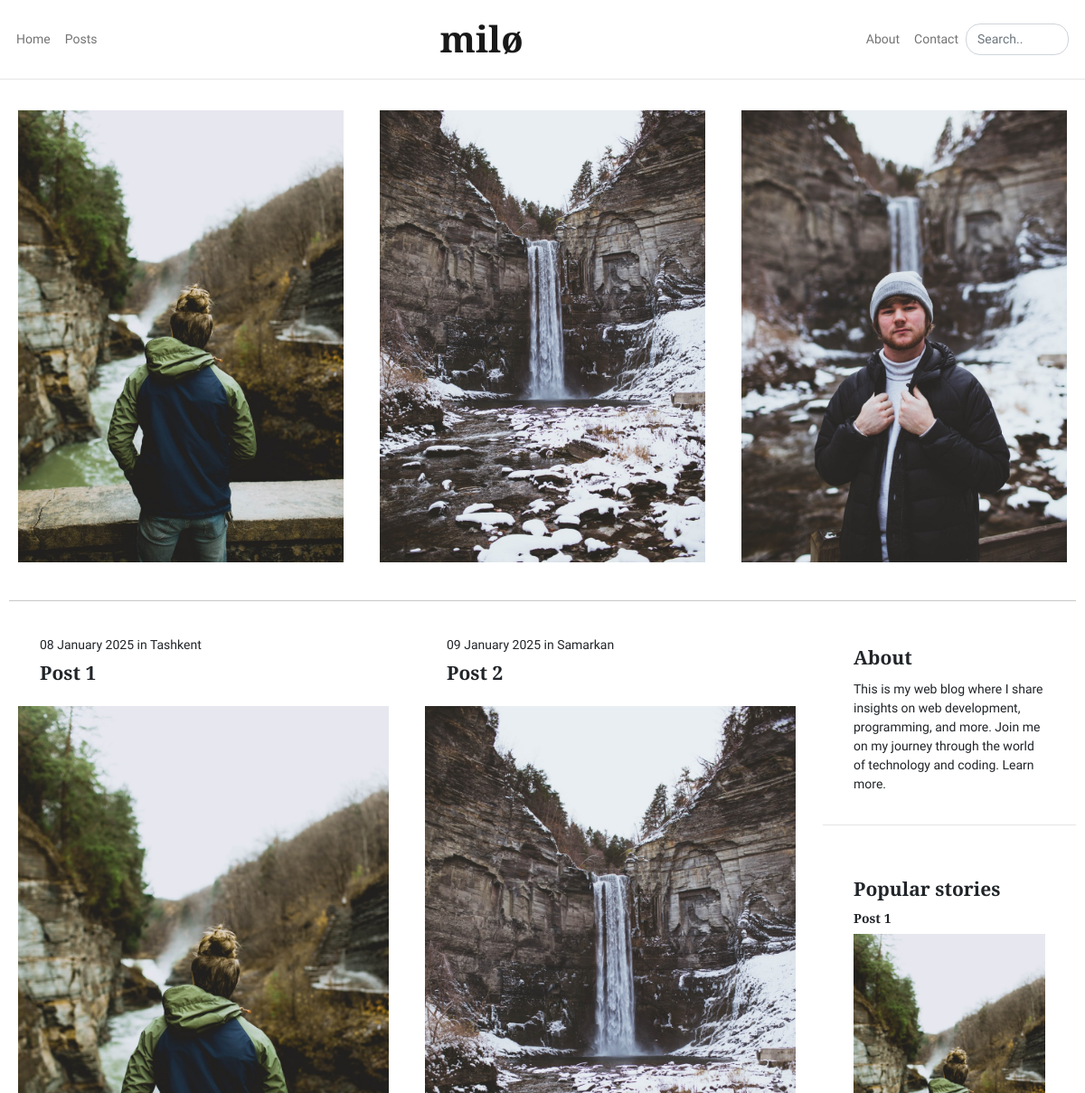
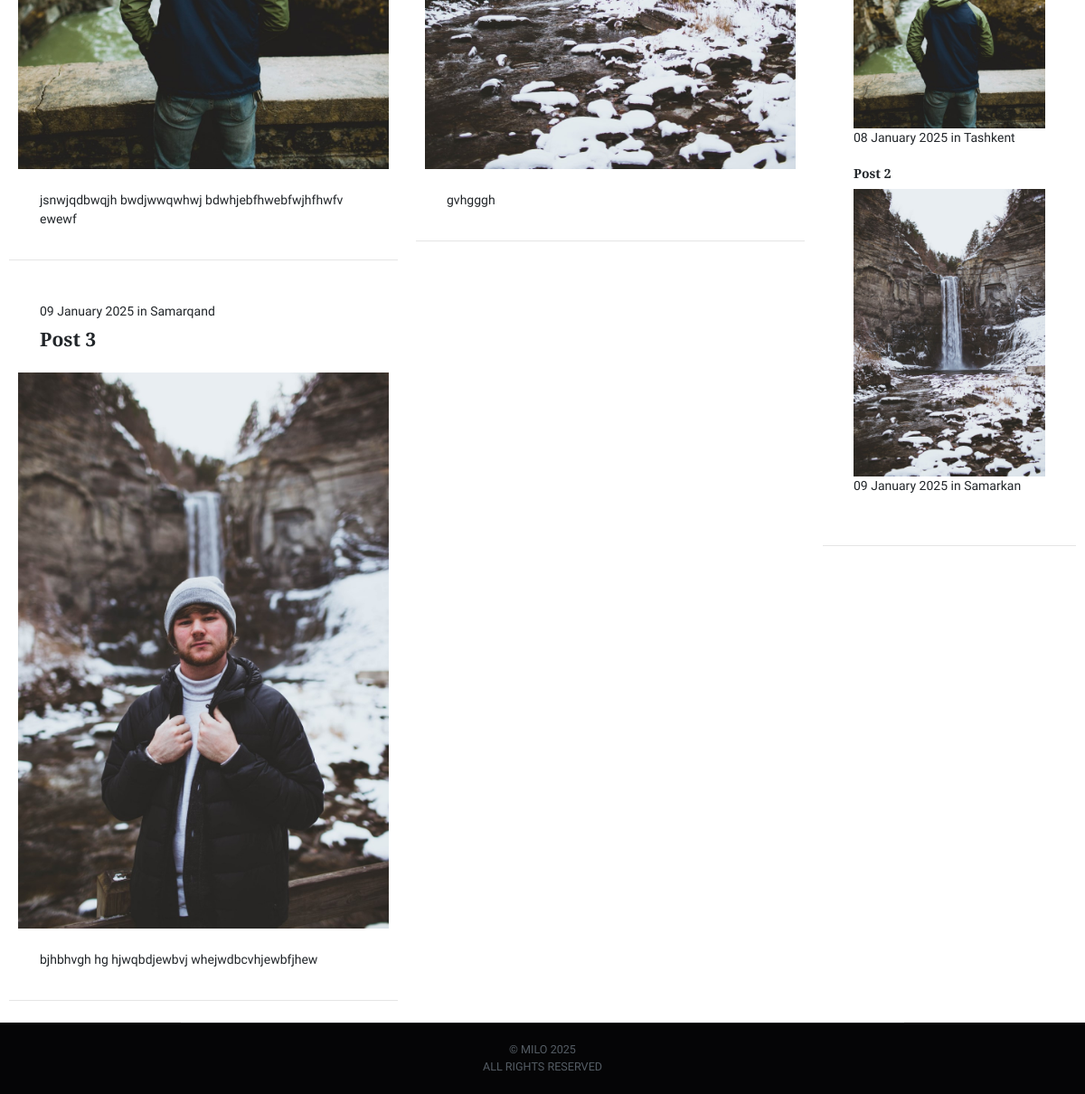
The page / on the database its author committed (2 pictures, top to bottom).
### app/models.py (models this page shows, shortened)
class Post(models.Model):
    title = models.CharField(max_length=255)
    place = models.CharField(max_length=200)
    slug = models.CharField(max_length=150)
    image = models.ImageField(upload_to='posts/')
    body = models.TextField()
    views_count = models.PositiveIntegerField(default=0)
    likes_count = models.PositiveIntegerField(default=0)
    created_at = models.DateTimeField(auto_now_add=True)
    updated_at = models.DateTimeField(auto_now=True)

### app/views.py (the view)
# urls.py: path('', home, name='home'),
def home(request):
    posts = Post.objects.all()
    popular_posts = Post.objects.order_by('-views_count')[:5]
    popular_posts = get_popular_posts(limit=2)
    famous_posts = Post.objects.order_by('-views_count')[:5]
    famous_posts = get_popular_posts(limit=3)
    context = {
        'posts': posts,
        'popular_posts': popular_posts,
        'famous_posts': famous_posts,
    }
    return render(request, 'home.html', context)

### app/views.py (called while the page is built)
def get_popular_posts(limit=2):
    return Post.objects.order_by('-views_count')[:limit]

### templates/home.html (shortened to what this page needs)
{% extends 'base.html' %}
{% load static %}
{% block content %}
<div class="intro">
    <div class="container-fluid">
        <div class="row">
            {% for popular in famous_posts %}
            <div class="col-md-4">
                <a class="intro-block" href="{% url 'post_detail' popular.id %}" style="background-image: url('{{ popular.image.url }}')">
                </a>
            </div>
            {% endfor %}
        </div>
    </div>
</div>
<div class="container">
    <hr />
    <div class="row">
        <div class="col-md-9">
            <div class="row">
                {% for post in posts %}
                <div class="col-md-6">
                    <article class="card mb-4">
                        <header class="card-header">
                            <div class="card-meta">
                                <a href="{% url 'post_detail' post.id %}"><time class="timeago" datetime="{{ post.created_at|date:'Y-m-d H:i' }}">{{ post.created_at|date:'d F Y' }}</time></a>
                                in {{ post.place }}
                            </div>
                            <a href="{% url 'post_detail' post.id %}">
                                <h4 class="card-title">{{ post.title }}</h4>
                            </a>
                        </header>
                        <a href="{% url 'post_detail' post.id %}">
                            <img class="card-img" src="{{ post.image.url }}" alt="{{ post.title }}" />
                        </a>
                        <div class="card-body">
                            <p class="card-text">{{ post.body|truncatewords:20 }}</p>
                        </div>
                    </article>
                </div>
                {% endfor %}
            </div>
        </div>
        <div class="col-md-3 ms-auto">
            <aside class="sidebar">
                <div class="card mb-4">
                    <div class="card-body">
                        <h4 class="card-title">About</h4>
                        <p class="card-text">This is my web blog where I share insights on web development, programming, and more. Join me on my journey through the world of technology and coding. <a href="#">Learn more</a>.</p>
                    </div>
                </div>
            </aside>
            <aside class="sidebar sidebar-sticky">
                <div class="card mb-4">
                    <div class="card-body">
                        <h4 class="card-title">Popular stories</h4>
                        {% for popular in popular_posts %}
                        <a href="{% url 'post_detail' popular.id %}" class="d-inline-block">
                            <h4 class="h6">{{ popular.title }}</h4>
                            <img class="card-img" src="{{ popular.image.url }}" alt="{{ popular.title }}" />
                        </a>
                        <time class="timeago" datetime="{{ popular.created_at|date:'Y-m-d H:i' }}">
                            {{ popular.created_at|date:'d F Y' }}
                        </time> in {{ popular.place }}
                        <br>
                        <br>
                        {% endfor %}
                    </div>
                </div>
            </aside>
        </div>
    </div>
</div>
{% endblock %}

### rows shown on the page
Post: image (picture), created_at "08 January 2025", place "Tashkent", title "Post 1", body "jsnwjqdbwqjh bwdjwwqwhwj bdwhjebfhwebfwjhfhwfv ewewf"
Post: image (picture), created_at "09 January 2025", place "Samarkan", title "Post 2", body "gvhgggh"
Post: image (picture), created_at "09 January 2025", place "Samarqand", title "Post 3", body "bjhbhvgh hg hjwqbdjewbvj whejwdbcvhjewbfjhew"
